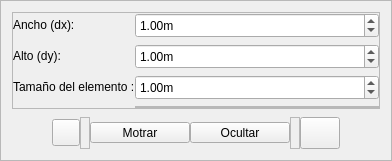
             <widget class="QFrame" name="frame_mesh2_2">
              <property name="sizePolicy">
               <sizepolicy hsizetype="Preferred" vsizetype="Preferred">
                <horstretch>0</horstretch>
                <verstretch>0</verstretch>
               </sizepolicy>
              </property>
              <property name="frameShape">
               <enum>QFrame::Shape::StyledPanel</enum>
              </property>
              <property name="frameShadow">
               <enum>QFrame::Shadow::Raised</enum>
              </property>
              <layout class="QVBoxLayout" name="verticalLayout_7">
               <property name="spacing">
                <number>8</number>
               </property>
               <item>
                <widget class="QFrame" name="frame_4">
                 <property name="styleSheet">
                  <string notr="true"/>
                 </property>
                 <property name="frameShape">
                  <enum>QFrame::Shape::StyledPanel</enum>
                 </property>
                 <property name="frameShadow">
                  <enum>QFrame::Shadow::Raised</enum>
                 </property>
                 <layout class="QFormLayout" name="formLayout_4">
                  <property name="horizontalSpacing">
                   <number>0</number>
                  </property>
                  <property name="verticalSpacing">
                   <number>6</number>
                  </property>
                  <property name="leftMargin">
                   <number>0</number>
                  </property>
                  <property name="topMargin">
                   <number>0</number>
                  </property>
                  <property name="rightMargin">
                   <number>0</number>
                  </property>
                  <property name="bottomMargin">
                   <number>0</number>
                  </property>
                  <item row="0" column="0">
                   <widget class="QLabel" name="label_textMesh1_2">
                    <property name="minimumSize">
                     <size>
                      <width>110</width>
                      <height>0</height>
                     </size>
                    </property>
                    <property name="text">
                     <string>Ancho (dx):</string>
                    </property>
                    <property name="QLabelStyle" stdset="0">
                     <number>3</number>
                    </property>
                   </widget>
                  </item>
                  <item row="0" column="1">
                   <widget class="QDoubleSpinBox" name="doubleSpinBoxl_textMeshDx">
                    <property name="enabled">
                     <bool>true</bool>
                    </property>
                    <property name="minimumSize">
                     <size>
                      <width>120</width>
                      <height>25</height>
                     </size>
                    </property>
                    <property name="suffix">
                     <string>m</string>
                    </property>
                    <property name="decimals">
                     <number>2</number>
                    </property>
                    <property name="minimum">
                     <double>0.010000000000000</double>
                    </property>
                    <property name="singleStep">
                     <double>0.010000000000000</double>
                    </property>
                    <property name="value">
                     <double>1.000000000000000</double>
                    </property>
                    <property name="QDoubleSpinBoxStyle" stdset="0">
                     <number>1</number>
                    </property>
                   </widget>
                  </item>
                  <item row="1" column="0">
                   <widget class="QLabel" name="label_textMesh2_2">
                    <property name="minimumSize">
                     <size>
                      <width>110</width>
                      <height>0</height>
                     </size>
                    </property>
                    <property name="text">
                     <string>Alto (dy):</string>
                    </property>
                    <property name="QLabelStyle" stdset="0">
                     <number>3</number>
                    </property>
                   </widget>
                  </item>
                  <item row="1" column="1">
                   <widget class="QDoubleSpinBox" name="doubleSpinBoxl_textMeshDy">
                    <property name="enabled">
                     <bool>true</bool>
                    </property>
                    <property name="minimumSize">
                     <size>
                      <width>120</width>
                      <height>25</height>
                     </size>
                    </property>
                    <property name="suffix">
                     <string>m</string>
                    </property>
                    <property name="decimals">
                     <number>2</number>
                    </property>
                    <property name="minimum">
                     <double>0.010000000000000</double>
                    </property>
                    <property name="singleStep">
                     <double>0.010000000000000</double>
                    </property>
                    <property name="value">
                     <double>1.000000000000000</double>
                    </property>
                    <property name="QDoubleSpinBoxStyle" stdset="0">
                     <number>1</number>
                    </property>
                   </widget>
                  </item>
                  <item row="2" column="0">
                   <widget class="QLabel" name="label_textMesh2_3">
                    <property name="minimumSize">
                     <size>
                      <width>110</width>
                      <height>0</height>
                     </size>
                    </property>
                    <property name="text">
                     <string>Tamaño del elemento :</string>
                    </property>
                    <property name="QLabelStyle" stdset="0">
                     <number>3</number>
                    </property>
                   </widget>
                  </item>
                  <item row="2" column="1">
                   <widget class="QDoubleSpinBox" name="doubleSpinBoxl_textMeshSize_2">
                    <property name="enabled">
                     <bool>true</bool>
                    </property>
                    <property name="minimumSize">
                     <size>
                      <width>120</width>
                      <height>25</height>
                     </size>
                    </property>
                    <property name="suffix">
                     <string>m</string>
                    </property>
                    <property name="decimals">
                     <number>2</number>
                    </property>
                    <property name="minimum">
                     <double>0.010000000000000</double>
                    </property>
                    <property name="singleStep">
                     <double>0.010000000000000</double>
                    </property>
                    <property name="value">
                     <double>1.000000000000000</double>
                    </property>
                    <property name="QDoubleSpinBoxStyle" stdset="0">
                     <number>1</number>
                    </property>
                   </widget>
                  </item>
                  <item row="3" column="1">
                   <widget class="QFrame" name="frame_2">
                    <property name="sizePolicy">
                     <sizepolicy hsizetype="Preferred" vsizetype="Preferred">
                      <horstretch>0</horstretch>
                      <verstretch>0</verstretch>
                     </sizepolicy>
                    </property>
                    <property name="frameShape">
                     <enum>QFrame::Shape::StyledPanel</enum>
                    </property>
                    <property name="frameShadow">
                     <enum>QFrame::Shadow::Raised</enum>
                    </property>
                    <layout class="QHBoxLayout" name="horizontalLayout_17">
                     <property name="spacing">
                      <number>0</number>
                     </property>
                     <property name="leftMargin">
                      <number>0</number>
                     </property>
                     <property name="topMargin">
                      <number>0</number>
                     </property>
                     <property name="rightMargin">
                      <number>0</number>
                     </property>
                     <property name="bottomMargin">
                      <number>0</number>
                     </property>
                    </layout>
                   </widget>
                  </item>
                 </layout>
                </widget>
               </item>
               <item>
                <layout class="QHBoxLayout" name="horizontalLayout_18">
                 <property name="spacing">
                  <number>0</number>
                 </property>
                 <item>
                  <spacer name="horizontalSpacer_7">
                   <property name="orientation">
                    <enum>Qt::Orientation::Horizontal</enum>
                   </property>
                   <property name="sizeHint" stdset="0">
                    <size>
                     <width>40</width>
                     <height>20</height>
                    </size>
                   </property>
                  </spacer>
                 </item>
                 <item>
                  <widget class="QToolButton" name="toolButton_cardMeshDrawUpdate">
                   <property name="text">
                    <string/>
                   </property>
                   <property name="icon">
                    <iconset>
                     <normaloff>../resources/iconos/iconos_menu_draw_mesh/update.svg</normaloff>../resources/iconos/iconos_menu_draw_mesh/update.svg</iconset>
                   </property>
                   <property name="iconSize">
                    <size>
                     <width>20</width>
                     <height>20</height>
                    </size>
                   </property>
                   <property name="arrowType">
                    <enum>Qt::ArrowType::NoArrow</enum>
                   </property>
                   <property name="QToolButtonStyle" stdset="0">
                    <number>1</number>
                   </property>
                  </widget>
                 </item>
                 <item>
                  <widget class="QFrame" name="frame_5">
                   <property name="minimumSize">
                    <size>
                     <width>10</width>
                     <height>0</height>
                    </size>
                   </property>
                   <property name="frameShape">
                    <enum>QFrame::Shape::StyledPanel</enum>
                   </property>
                   <property name="frameShadow">
                    <enum>QFrame::Shadow::Raised</enum>
                   </property>
                  </widget>
                 </item>
                 <item>
                  <widget class="QToolButton" name="toolButton_meshShow">
                   <property name="minimumSize">
                    <size>
                     <width>100</width>
                     <height>0</height>
                    </size>
                   </property>
                   <property name="maximumSize">
                    <size>
                     <width>150</width>
                     <height>16777215</height>
                    </size>
                   </property>
                   <property name="text">
                    <string>Motrar</string>
                   </property>
                   <property name="QToolButtonStyle" stdset="0">
                    <number>5</number>
                   </property>
                  </widget>
                 </item>
                 <item>
                  <widget class="QToolButton" name="toolButton_meshHide">
                   <property name="minimumSize">
                    <size>
                     <width>100</width>
                     <height>0</height>
                    </size>
                   </property>
                   <property name="maximumSize">
                    <size>
                     <width>150</width>
                     <height>16777215</height>
                    </size>
                   </property>
                   <property name="text">
                    <string>Ocultar</string>
                   </property>
                   <property name="QToolButtonStyle" stdset="0">
                    <number>8</number>
                   </property>
                  </widget>
                 </item>
                 <item>
                  <widget class="QFrame" name="frame_6">
                   <property name="minimumSize">
                    <size>
                     <width>10</width>
                     <height>0</height>
                    </size>
                   </property>
                   <property name="frameShape">
                    <enum>QFrame::Shape::StyledPanel</enum>
                   </property>
                   <property name="frameShadow">
                    <enum>QFrame::Shadow::Raised</enum>
                   </property>
                  </widget>
                 </item>
                 <item>
                  <widget class="QToolButton" name="toolButton_meshShowHideLabelPoint">
                   <property name="minimumSize">
                    <size>
                     <width>40</width>
                     <height>0</height>
                    </size>
                   </property>
                   <property name="text">
                    <string/>
                   </property>
                   <property name="icon">
                    <iconset>
                     <normaloff>../resources/iconos/iconos_menu_draw_mesh/label_point_not.svg</normaloff>../resources/iconos/iconos_menu_draw_mesh/label_point_not.svg</iconset>
                   </property>
                   <property name="iconSize">
                    <size>
                     <width>20</width>
                     <height>25</height>
                    </size>
                   </property>
                   <property name="arrowType">
                    <enum>Qt::ArrowType::NoArrow</enum>
                   </property>
                   <property name="QToolButtonStyle" stdset="0">
                    <number>1</number>
                   </property>
                  </widget>
                 </item>
                 <item>
                  <spacer name="horizontalSpacer_8">
                   <property name="orientation">
                    <enum>Qt::Orientation::Horizontal</enum>
                   </property>
                   <property name="sizeHint" stdset="0">
                    <size>
                     <width>40</width>
                     <height>20</height>
                    </size>
                   </property>
                  </spacer>
                 </item>
                </layout>
               </item>
              </layout>
             </widget>
